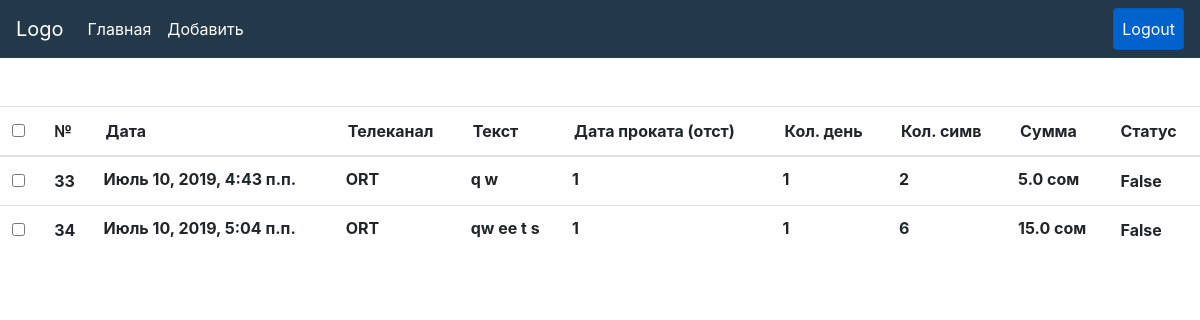
The app's page / (signed in), older data.
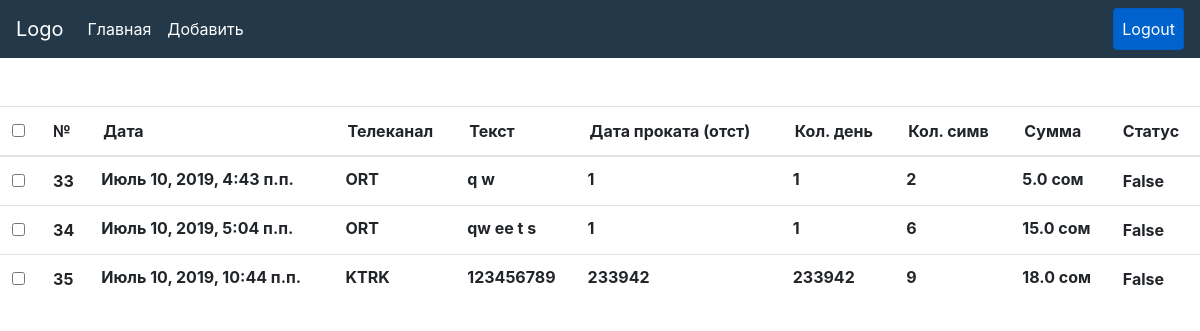
The same page, newer data.
### site_tv/models.py (models this page shows)
class Post(models.Model):
    text = models.TextField()
    order_date = models.DateTimeField(default=datetime.now)
    post_dates = models.IntegerField()
    quantity_symbols = models.PositiveIntegerField(null=True, blank=True)
    total_price = models.FloatField(null=True, blank=True)
    reception = models.BooleanField(default=False)
    choice = models.ForeignKey(Choice, related_name='posts', on_delete=models.SET_NULL, null=True)
    def __str__(self):
        return '{}{}{}'.format(self.text, self.order_date, self.quantity_symbols, )

class Choice(models.Model):
    tv_name = models.CharField(verbose_name='Имя', max_length=255)
    tv_price = models.FloatField()
    def __str__(self):
        return "{}".format(self.tv_name)

### site_tv/views.py (the view)
# urls.py: path('', SubPostListView.as_view(), name='post_list'),
class SubPostListView(LoginRequiredMixin, ListView):
    queryset = Post.objects.all()
    template_name = 'post_list.html'

### templates/post_list.html (shortened to what this page needs)
{% extends 'base.html' %}
{% block content %}
<table class="table table-hover mt-5">
    <thead>
    <tr>
        <th><input type="checkbox" onClick="toggle(this)"/></th>
        <th>№</th>
        <th>Дата</th>
        <th>Телеканал</th>
        <th>Текст</th>
        <th>Дата проката (отст)</th>
        <th>Кол. день</th>
        <th>Кол. симв</th>
        <th>Сумма</th>
        <th>Статус</th>
    </tr>
    </thead>
    <tbody>
    {% for text in object_list %}
    <tr>
        <th><input type="checkbox" id="scales" name="foo"></th>
        <th>{{ text.id }}</th>
        <th style="padding: 10px;">{{ text.order_date }}</th>
        <th style="padding: 10px;">{{ text.choice }}</th>
        <th style="padding: 10px;">{{ text.text }}</th>
        <th style="padding: 10px;">{{ text.post_dates }}</th>
        <th style="padding: 10px;">{{ text.post_dates }}</th>
        <th style="padding: 10px;">{{ text.quantity_symbols }}</th>
        <th style="padding: 10px;">{{ text.total_price }} сом</th>
        <th>{{ text.reception }}</th>
    </tr>
    {% endfor %}
    </tbody>
</table>
{% endblock %}

### templates/base.html (shortened to what this page needs)
{% load static %}
<!doctype html>
<html lang="en">
<head>
    <link rel="stylesheet" href="https://stackpath.bootstrapcdn.com/bootstrap/4.3.1/css/bootstrap.min.css"
>
    <link rel="stylesheet" href="{% static 'css/style.css' %}">
    <link href="{% static 'css/github-gist.css' %}" rel="stylesheet" type="text/css">
    <link href="{% static 'css/datepicker.min.css' %}" rel="stylesheet" type="text/css">
</head>
<body>
<header class="header">
    <nav class="navbar navbar-expand-lg navbar-dark">
        <a class="navbar-brand" href="{% url 'post_list' %}">Logo</a>
        <div class="collapse navbar-collapse" id="navbarText">
            <ul class="navbar-nav mr-auto">
                <li class="nav-item active">
                    <a class="nav-link" href="{% url 'post_list' %}">Главная</a>
                </li>
                <li class="nav-item">
                    <a class="nav-link active" href="{% url 'main' %}">Добавить</a>
                </li>
            </ul>
            <ul class="navbar-nav float-right">
                <li class="nav-item">
                    <a class="nav-link active btn btn-primary" href="{% url 'logout' %}">Logout</a>
                </li>
            </ul>
        </div>
    </nav>
</header>
<div class="container-fluid">
    <div class="row">
        {% block content %}
        {% endblock %}
    </div>
</div>
</body>
</html>

### static/css/style.css (style rules this page uses)
header { background-color: #23394A; }

Row changes from the older to the newer data that the page shows:
added Post: id "35", order_date "Июль 10, 2019, 10:44 п.п.", choice "KTRK", text "123456789", post_dates "233942", quantity_symbols "9", total_price "18.0", reception "False"
